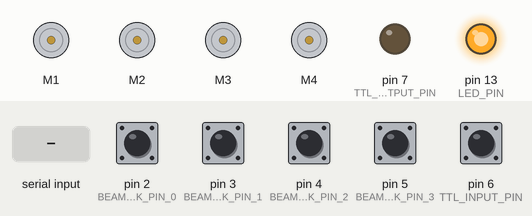
Bench run of a sketch on a simulated Arduino Uno, built with avr-gcc and run on an emulated ATmega328P. Parts: 4 × DC motor (green arrow = forward, orange = backward, longer = faster), output pins drawn as LEDs (lit = HIGH). The test bench sets the inputs (shaded band); at power-on: pin 2 (BEAM_BREAK_PIN_0), pin 3 (BEAM_BREAK_PIN_1), pin 4 (BEAM_BREAK_PIN_2), pin 5 (BEAM_BREAK_PIN_3), pin 6 (TTL_INPUT_PIN) HIGH. What the sketch prints to the serial monitor is not drawn.

Above: at 1.5 s.
1.6 s: pin 2 (BEAM_BREAK_PIN_0) pulled LOW for 0.15 s
At 2.8 s:
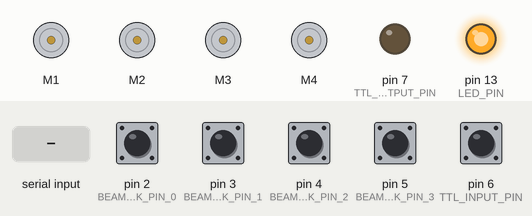
3.2 s: "MOTOR::45\n" received over Serial
At 3.3 s:
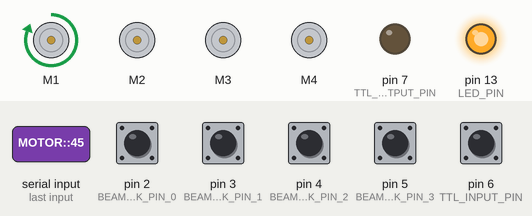
Timing chart, 0 to 6.2 s (numbered marks = the images above; inputs shaded):
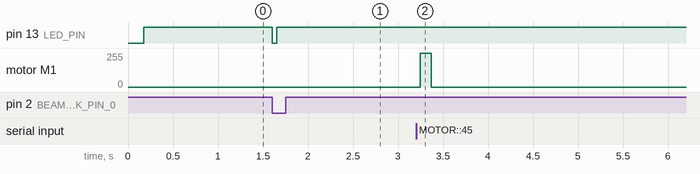

Measured:
- after the input at 1.6 s, pin 13 (LED_PIN): HIGH → LOW at once, → HIGH 0.05 s later
- after the input at 3.2 s, motor M1: stopped → forward 255/255 after 0.05 s, → stopped 0.12 s later

The sketch:

arduino_batfeeder.ino
```cpp
/*
 * BatFeeder Arduino Controller
 *
 * Hardware:
 * - Arduino Uno
 * - Adafruit Motor Shield V3
 * - Motors on M1, M2, M3, M4 (feeders 0-3, up to 4 total)
 * - Beam break sensors on digital pins
 * - TTL input/output
 *
 * Communication Protocol:
 * Receives: MOTOR:feeder_id:duration_ms:speed
 * Sends: BEAM:feeder_id, TTL, ERROR:message
 *
 * Supports 1-4 feeders dynamically - works regardless of how many are physically connected
 */

 #include <Adafruit_MotorShield.h>

 // Motor Shield Setup
 Adafruit_MotorShield AFMS = Adafruit_MotorShield();
 Adafruit_DCMotor *motor1 = AFMS.getMotor(1);  // M1 - Feeder 0
 Adafruit_DCMotor *motor2 = AFMS.getMotor(2);  // M2 - Feeder 1
 Adafruit_DCMotor *motor3 = AFMS.getMotor(3);  // M3 - Feeder 2
 Adafruit_DCMotor *motor4 = AFMS.getMotor(4);  // M4 - Feeder 3

 // Pin Definitions
 const int BEAM_BREAK_PIN_0 = 2;    // Beam break sensor for feeder 0
 const int BEAM_BREAK_PIN_1 = 3;    // Beam break sensor for feeder 1
 const int BEAM_BREAK_PIN_2 = 4;    // Beam break sensor for feeder 2
 const int BEAM_BREAK_PIN_3 = 5;    // Beam break sensor for feeder 3
 const int TTL_INPUT_PIN = 6;       // TTL input pin
 const int TTL_OUTPUT_PIN = 7;      // TTL output pin
 const int LED_PIN = 13;            // Built-in LED for status

 // Motor Control Variables
struct MotorState {
  bool running;
  unsigned long start_time;
  unsigned long duration;
  Adafruit_DCMotor* motor;
  bool stop_requested;  // Flag for interrupt-based stopping
  unsigned long actual_stop_time;  // When interrupt actually triggered
  int speed;  // Motor speed (0-255)
};

 MotorState motors[4];  // For feeders 0-3 (up to 4 feeders)

// Timer interrupt variables
volatile bool timer_interrupt_flag = false;
volatile unsigned long interrupt_counter = 0;
volatile unsigned long motor_target_times[4] = {0, 0, 0, 0};  // Target stop times for each motor

 // Beam Break Detection
const int BEAM_BREAK_PINS[4] = {BEAM_BREAK_PIN_0, BEAM_BREAK_PIN_1, BEAM_BREAK_PIN_2, BEAM_BREAK_PIN_3};
bool beam_break_state[4] = {HIGH, HIGH, HIGH, HIGH};  // Previous states (HIGH = no break)
unsigned long last_beam_check = 0;
const unsigned long BEAM_CHECK_INTERVAL = 5;  // Check every 5ms (faster for responsiveness)

// TTL Handling
bool ttl_input_state = LOW;
unsigned long last_ttl_check = 0;
const unsigned long TTL_CHECK_INTERVAL = 2;  // Check every 2ms (faster for responsiveness)

 // Serial Communication
 String input_buffer = "";
 const unsigned long SERIAL_TIMEOUT = 100;

 void setup() {
   // Initialize Serial
   Serial.begin(9600);
   Serial.println("BatFeeder Arduino Controller Starting...");
   Serial.println("Supports 1-4 feeders dynamically");

   // Initialize Motor Shield
   Serial.println("Initializing motor shield...");
   if (!AFMS.begin()) {
     Serial.println("ERROR:Motor shield not found - check I2C connections");
     Serial.println("ERROR:Make sure motor shield is properly seated on Arduino");
     while (1);  // Stop execution
   }
   Serial.println("✓ Motor shield initialized successfully");
   Serial.println("✓ I2C communication working");

   // Initialize all 4 motors
   motor1->setSpeed(0);
   motor1->run(RELEASE);
   motor2->setSpeed(0);
   motor2->run(RELEASE);
   motor3->setSpeed(0);
   motor3->run(RELEASE);
   motor4->setSpeed(0);
   motor4->run(RELEASE);

   // Initialize motor state array
   motors[0] = {false, 0, 0, motor1, false, 0, 255};
   motors[1] = {false, 0, 0, motor2, false, 0, 255};
   motors[2] = {false, 0, 0, motor3, false, 0, 255};
   motors[3] = {false, 0, 0, motor4, false, 0, 255};

  // Setup Timer1 for 1ms interrupts (1000 Hz)
  setup_timer_interrupt();

   // Initialize all beam break pins
   for (int i = 0; i < 4; i++) {
     pinMode(BEAM_BREAK_PINS[i], INPUT_PULLUP);
   }
   pinMode(TTL_INPUT_PIN, INPUT_PULLUP);
   pinMode(TTL_OUTPUT_PIN, OUTPUT);
   pinMode(LED_PIN, OUTPUT);

   digitalWrite(TTL_OUTPUT_PIN, LOW);
   digitalWrite(LED_PIN, HIGH);  // Status LED on

   Serial.println("Arduino ready for commands");
   Serial.println("Configured for up to 4 feeders (0-3)");
   delay(100);
 }

 void loop() {
  // Process timer interrupt flag FIRST for immediate motor response
  if (timer_interrupt_flag) {
    timer_interrupt_flag = false;
    update_motors_interrupt();
  }

  // Handle Serial Commands
  handle_serial_commands();

  // Get current time for sensor checks
  unsigned long current_time = millis();

  // Check Beam Breaks (less frequent)
  if (current_time - last_beam_check >= BEAM_CHECK_INTERVAL) {
    check_beam_breaks();
    last_beam_check = current_time;
  }

  // Check TTL Input (less frequent)
  if (current_time - last_ttl_check >= TTL_CHECK_INTERVAL) {
    check_ttl_input();
    last_ttl_check = current_time;
  }
}

 void handle_serial_commands() {
   while (Serial.available()) {
     char c = Serial.read();

     if (c == '\n' || c == '\r') {
       if (input_buffer.length() > 0) {
         process_command(input_buffer);
         input_buffer = "";
       }
     } else {
       input_buffer += c;
     }
   }
 }

 void process_command(String command) {
  command.trim();

  // Parse MOTOR:feeder_id:duration_ms:speed
  if (command.startsWith("MOTOR:")) {
    // Find colons for parsing
    int first_colon = command.indexOf(':', 6);   // After "MOTOR:"
    int second_colon = command.indexOf(':', first_colon + 1);  // After feeder_id

    if (first_colon != -1 && second_colon != -1) {
      // Extract feeder_id, duration_ms, and speed
      int feeder_id = command.substring(6, first_colon).toInt();
      int duration_ms = command.substring(first_colon + 1, second_colon).toInt();
      int speed = command.substring(second_colon + 1).toInt();

      Serial.print("Parsed: feeder_id=");
      Serial.print(feeder_id);
      Serial.print(", duration_ms=");
      Serial.print(duration_ms);
      Serial.print(", speed=");
      Serial.println(speed);

      activate_motor(feeder_id, duration_ms, speed);
    } else if (first_colon != -1) {
      // Backward compatibility: MOTOR:feeder_id:duration_ms (default speed 255)
      int feeder_id = command.substring(6, first_colon).toInt();
      int duration_ms = command.substring(first_colon + 1).toInt();

      Serial.print("Parsed (legacy): feeder_id=");
      Serial.print(feeder_id);
      Serial.print(", duration_ms=");
      Serial.print(duration_ms);
      Serial.println(", speed=255 (default)");

      activate_motor(feeder_id, duration_ms, 255);
    } else {
      Serial.println("ERROR:Invalid motor command format");
    }
  } else {
    Serial.println("ERROR:Unknown command");
  }
}

 void activate_motor(int feeder_id, int duration_ms, int speed) {
  // Validate feeder ID (0-3 for up to 4 feeders)
  if (feeder_id < 0 || feeder_id > 3) {
    Serial.print("ERROR:Invalid feeder ID (");
    Serial.print(feeder_id);
    Serial.println(") - must be 0-3");
    return;
  }

  if (duration_ms <= 0 || duration_ms > 10000) {  // Max 10 seconds
    Serial.println("ERROR:Invalid duration");
    return;
  }

  if (speed < 0 || speed > 255) {
    Serial.println("ERROR:Invalid speed (0-255)");
    return;
  }

  // Stop motor if already running
  if (motors[feeder_id].running) {
    motors[feeder_id].motor->run(RELEASE);
  }

  // Start motor with debugging
  Serial.print("DEBUG: Activating motor ");
  Serial.print(feeder_id);
  Serial.println(" now...");

  motors[feeder_id].motor->setSpeed(speed);  // Set requested speed
  motors[feeder_id].motor->run(FORWARD);

  // Set absolute target time instead of start time + duration
  noInterrupts();  // Atomic read of interrupt counter
  unsigned long current_counter = interrupt_counter;
  motor_target_times[feeder_id] = current_counter + duration_ms;
  interrupts();

  motors[feeder_id].running = true;
  motors[feeder_id].start_time = current_counter;  // Use interrupt counter for consistency
  motors[feeder_id].duration = duration_ms;
  motors[feeder_id].speed = speed;  // Store speed for debugging
  motors[feeder_id].stop_requested = false;

  Serial.print("DEBUG: Motor ");
  Serial.print(feeder_id);
  Serial.print(" activated for ");
  Serial.print(duration_ms);
  Serial.print("ms at speed ");
  Serial.print(speed);
  Serial.print(", target_time=");
  Serial.print(motor_target_times[feeder_id]);
  Serial.print(", current_counter=");
  Serial.println(current_counter);

  // Report motor activation to PC with Arduino timestamp in microseconds
  unsigned long timestamp_us = micros();
  Serial.print("MOTOR_START:");
  Serial.print(feeder_id);
  Serial.print(":");
  Serial.print(duration_ms);
  Serial.print(":");
  Serial.print(speed);
  Serial.print(":");
  Serial.println(timestamp_us);  // Send timestamp in microseconds
}

 // Timer1 interrupt service routine (called every 1ms)
ISR(TIMER1_COMPA_vect) {
  interrupt_counter++;

  // Check all 4 motors every 1ms for precise timing
  for (int i = 0; i < 4; i++) {
    if (motors[i].running && !motors[i].stop_requested) {
      // Use absolute target time instead of elapsed calculation
      if (interrupt_counter >= motor_target_times[i]) {
        // FLAG FOR IMMEDIATE STOP - don't call motor commands in interrupt
        motors[i].stop_requested = true;
        timer_interrupt_flag = true;  // Signal main loop for immediate processing

        // DEBUG: Record exact interrupt timing
        motors[i].actual_stop_time = interrupt_counter;
      }
    }
  }
}

// Setup Timer1 for 1ms interrupts
void setup_timer_interrupt() {
  noInterrupts();  // Disable interrupts during setup

  // Clear Timer1 registers
  TCCR1A = 0;
  TCCR1B = 0;
  TCNT1 = 0;

  // Set compare match register for 1ms intervals
  // 16MHz / (64 * 1000Hz) - 1 = 249
  OCR1A = 249;

  // Set CTC mode (Clear Timer on Compare Match)
  TCCR1B |= (1 << WGM12);

  // Set prescaler to 64
  TCCR1B |= (1 << CS11) | (1 << CS10);

  // Enable timer compare interrupt
  TIMSK1 |= (1 << OCIE1A);

  interrupts();  // Re-enable interrupts

  Serial.println("✓ Timer interrupt setup complete (1ms precision)");
}

// Process motor stops immediately when flagged by interrupt
void update_motors_interrupt() {
  for (int i = 0; i < 4; i++) {
    if (motors[i].running && motors[i].stop_requested) {
      // STOP MOTOR IMMEDIATELY
      motors[i].motor->run(RELEASE);
      motors[i].running = false;

      // Calculate actual duration using interrupt timing (1ms precision)
      unsigned long actual_duration = motors[i].actual_stop_time - motors[i].start_time;

      // Clear the stop request flag
      motors[i].stop_requested = false;

      Serial.print("DEBUG: Motor ");
      Serial.print(i);
      Serial.print(" stopped after ");
      Serial.print(actual_duration);
      Serial.print("ms (target was ");
      Serial.print(motors[i].duration);
      Serial.print("ms, error: ");
      Serial.print((long)actual_duration - (long)motors[i].duration);
      Serial.print("ms) [start=");
      Serial.print(motors[i].start_time);
      Serial.print(", stopped_at=");
      Serial.print(motors[i].actual_stop_time);
      Serial.print(", target=");
      Serial.print(motor_target_times[i]);
      Serial.println("]");

      // Report motor stop to PC with Arduino timestamp in microseconds
      unsigned long timestamp_us = micros();
      Serial.print("MOTOR_STOP:");
      Serial.print(i);
      Serial.print(":");
      Serial.println(timestamp_us);  // Send timestamp in microseconds
    }
  }
}

 void check_beam_breaks() {
   // Check all 4 feeders dynamically
   for (int i = 0; i < 4; i++) {
     bool current_state = digitalRead(BEAM_BREAK_PINS[i]);
     if (beam_break_state[i] == HIGH && current_state == LOW) {
       // Beam broken (HIGH to LOW transition)
       // Send with Arduino timestamp in microseconds
       unsigned long timestamp_us = micros();

       Serial.print("BEAM:");
       Serial.print(i);
       Serial.print(":");
       Serial.println(timestamp_us);

       // Blink LED to indicate detection
       digitalWrite(LED_PIN, LOW);
       delay(50);
       digitalWrite(LED_PIN, HIGH);
     }
     beam_break_state[i] = current_state;
   }
 }

 void check_ttl_input() {
   bool current_ttl = digitalRead(TTL_INPUT_PIN);

   // Detect rising edge (LOW to HIGH transition)
   if (ttl_input_state == LOW && current_ttl == HIGH) {
     // Send with Arduino timestamp in microseconds
     unsigned long timestamp_us = micros();

     Serial.print("TTL:");
     Serial.println(timestamp_us);
     // Don't echo TTL to output - just report to PC
   }

   ttl_input_state = current_ttl;
 }

 void send_ttl_pulse() {
   digitalWrite(TTL_OUTPUT_PIN, HIGH);
   delay(50);  // 50ms pulse width
   digitalWrite(TTL_OUTPUT_PIN, LOW);
 }

 /*
  * Installation Notes:
  *
  * 1. Install Adafruit Motor Shield V3 Library:
  *    - In Arduino IDE: Sketch > Include Library > Manage Libraries
  *    - Search for "Adafruit Motor Shield V2 Library" and install
  *    - Also install "Adafruit Bus IO" if prompted
  *
  * 2. Wiring:
  *    - Motors: Connect to M1, M2, M3, M4 terminals on motor shield
  *    - Beam Break Sensors:
  *      * Feeder 0 sensor to pin 2
  *      * Feeder 1 sensor to pin 3
  *      * Feeder 2 sensor to pin 6
  *      * Feeder 3 sensor to pin 7
  *      * Connect sensor VCC to 5V, GND to GND
  *    - TTL Input: Connect to pin 4 (for external sync)
  *    - TTL Output: Connect to pin 5 (for outgoing sync signals)
  *
  * 3. Testing:
  *    - Upload code to Arduino
  *    - Open Serial Monitor at 9600 baud
  *    - Send commands like: MOTOR:0:500:255
  *    - Send commands for any feeder 0-3: MOTOR:2:500:255
  *    - Should see beam break messages when sensors are triggered
  *
  * 4. Motor Shield Setup:
  *    - Ensure motor shield is properly seated on Arduino
  *    - Connect external power supply to motor shield if using high-power motors
  *    - Default I2C address is used (0x60)
  *
  * 5. Scalability:
  *    - Supports 1-4 feeders dynamically
  *    - Works regardless of how many feeders are physically connected
  *    - Just connect the feeders you need (1, 2, 3, or 4)
  *    - Unused feeders will simply not receive commands
  */
```
